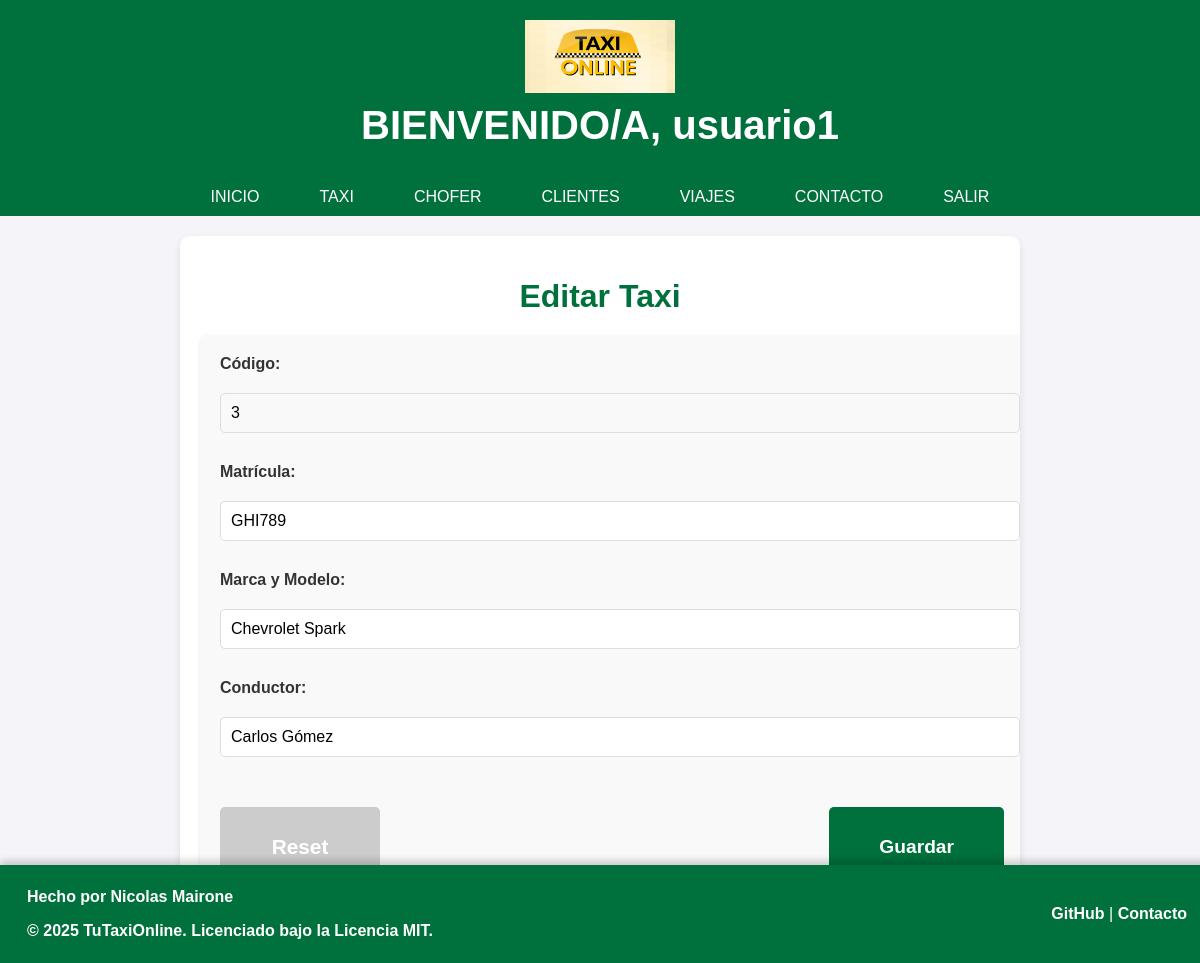
/editar_taxi.php?id=3 (signed in), run on the app's committed database.
### tables this page shows
CREATE TABLE `taxis` (
  `id` int NOT NULL AUTO_INCREMENT,
  `placa` varchar(10) NOT NULL,
  `modelo` varchar(50) NOT NULL,
  `conductor` varchar(255) NOT NULL,
  PRIMARY KEY (`id`),
  UNIQUE KEY `placa` (`placa`)
);

### editar_taxi.php (the view, shortened to what this page needs)
<?php
include 'conexion.php';
include 'encabezado1.php';
if (isset($_POST['id'])) {
    $cod = $_POST['id'];
    $pla = $_POST['placa'];
    $mar = $_POST['modelo'];
    $cond = $_POST['conductor'];
    $query = "UPDATE taxis
              SET placa='$pla', modelo='$mar', conductor='$cond'
              WHERE id='$cod'";
	if (mysqli_query($conexion, $query)) {
		header("Location: mantenimiento_taxi.php");
		exit();
	} else {
		echo '<p>Error al actualizar: ' . mysqli_error($conexion) . '</p>';
	}
    mysqli_close($conexion);
} else {
    $cod = $_GET['id'];
    $query = "SELECT * FROM taxis WHERE id='$cod'";
    $result = mysqli_query($conexion, $query);
    if ($fila = mysqli_fetch_assoc($result)) {
        ?>
        <!DOCTYPE html>
        <html lang="es">
        <head>
            <link rel="stylesheet" href="css/styles.css">
        </head>
        <body>
            <div class="page-container">
                <h1 class="page-title">Editar Taxi</h1>
                <form name="taxi" class="form-container" action="editar_taxi.php" method="post">
                    <label for="id">Código:</label>
                    <input type="text" id="id" name="id" value="<?php echo $fila['id']; ?>" readonly>
                    <label for="placa">Matrícula:</label>
                    <input type="text" id="placa" name="placa" value="<?php echo $fila['placa']; ?>" required>
                    <label for="modelo">Marca y Modelo:</label>
                    <input type="text" id="modelo" name="modelo" value="<?php echo $fila['modelo']; ?>" required>
                    <label for="conductor">Conductor:</label>
                    <input type="text" id="conductor" name="conductor" value="<?php echo $fila['conductor']; ?>" required>
                    <div class="button-group">
                        <button type="button" class="btn-reset" disabled>Reset</button>
                        <button type="submit" class="btn-submit">Guardar</button>
                    </div>
                </form>
            </div>
        </body>
        </html>
        <?php
    } else {
        echo '<p>Error: No se encontró el taxi.</p>';
    }
}
?>

### css/styles.css (style rules this page uses)
body { font-family: "Arial", sans-serif; margin: 0; padding: 0; background-color: #f4f4f9; color: #333; }
.btn-submit { width: 100%; height: 70px; font-size: 1.3rem; font-weight: bold; color: white; background: #00703c; border: none; border-radius: 5px; cursor: pointer; transition: background-color 0.3s ease; margin-top: 20px; }
.page-container { width: 90%; max-width: 800px; margin: 50px auto; padding: 20px; background: white; border-radius: 8px; box-shadow: 0 4px 6px rgba(0, 0, 0, 0.1); }
.page-title { font-size: 2rem; color: #00703c; text-align: center; margin-bottom: 20px; }
.form-container { width: 100%; padding: 20px; background: #f9f9f9; border-radius: 8px; box-shadow: 0 2px 4px rgba(0, 0, 0, 0.1); }
.form-container label { display: block; font-size: 1rem; color: #333; margin-bottom: 5px; font-weight: bold; }
.form-container input { width: 100%; padding: 10px; margin-bottom: 15px; border: 1px solid #ddd; border-radius: 5px; font-size: 1rem; box-sizing: border-box; }
.btn-submit { width: 48%; padding: 10px; font-size: 1.2rem; font-weight: bold; color: white; background: #00703c; border: none; border-radius: 5px; cursor: pointer; transition: background-color 0.3s ease; margin-right: 2%; }
.button-group { display: flex; justify-content: center; gap: 10px; }
.button-group .btn-submit { width: auto; padding: 20px 50px; font-size: 1.2rem; font-weight: bold; color: white; background: #00703c; border: none; border-radius: 5px; cursor: pointer; transition: background-color 0.3s ease; }

### editar_taxi.php (style rules this page uses)
.page-container { width: 90%; max-width: 800px; margin: 20px auto; background-color: #ffffff; padding: 20px; border-radius: 10px; box-shadow: 0 4px 8px rgba(0, 0, 0, 0.1); overflow: hidden; }
.form-container { display: flex; flex-direction: column; gap: 15px; margin-right: 20px; }
.form-container label { font-weight: bold; }
.form-container input { padding: 10px; font-size: 1rem; border: 1px solid #ddd; border-radius: 5px; }
.form-container input[readonly] { background-color: #f9f9f9; cursor: not-allowed; }
.button-group { display: flex; justify-content: space-between; align-items: center; }
.btn-submit { padding: 10px 20px; font-size: 1rem; color: #ffffff; border: none; border-radius: 5px; width: 48%; text-align: center; height: 80px; }
.btn-submit { background-color: #00703c; }
.btn-reset { font-size: 1.3rem; margin-top: 20px; padding: 10px 20px; color: #ffffff; border: none; border-radius: 5px; font-weight: bold; width: 20%; text-align: center; height: 80px; background-color: #cccccc; cursor: not-allowed; }

### data on the page
taxis: id "3", placa "GHI789", modelo "Chevrolet Spark", conductor "Carlos Gómez"

### other printed values
$nombre_usuario "usuario1"
